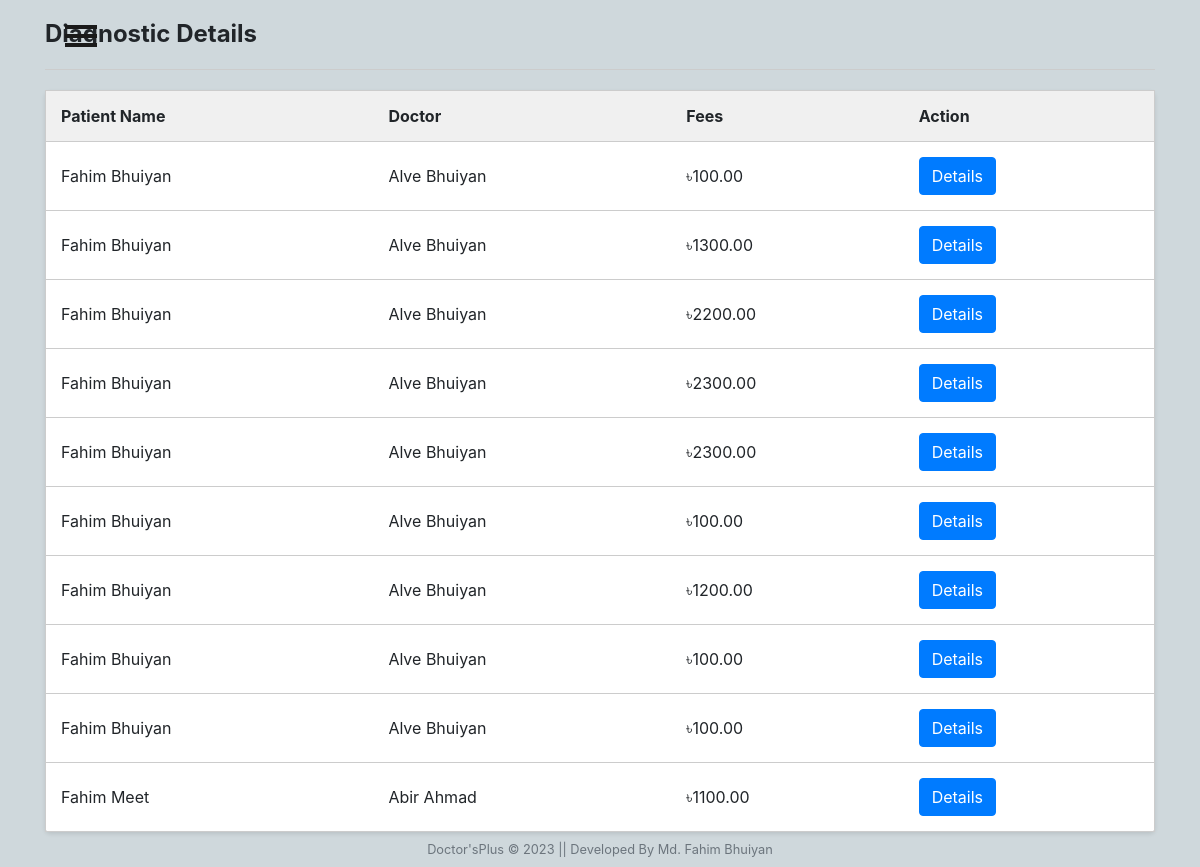
The app's page /patient/diagnostic_details/ (signed in) with its own data.
### patient/models.py (models this page shows, shortened)
class DiagnosticOrder(models.Model):
    GENDER_CHOICES = (
        ('Male', 'Male'),
        ('Female', 'Female'),
        ('Other', 'Other'),
    )
    patient = models.ForeignKey(User, on_delete=models.CASCADE)
    patient_name = models.CharField(max_length=20, null=True)
    patient_age = models.IntegerField(null=True)
    patient_mobile = models.CharField(max_length=20, null=True)
    patient_email = models.EmailField(null=True)
    patient_gender = models.CharField(max_length=6, choices=GENDER_CHOICES, null=True)
    doctor = models.ForeignKey(Doctor, on_delete=models.CASCADE)
    Address = models.CharField(max_length=250)
    additional_tests = models.ManyToManyField(Diagnostic, related_name='additional_orders')
    payment_amount = models.DecimalField(max_digits=8, decimal_places=2)
    payment_status = models.BooleanField(default=True)

### doctor/models.py (models this page shows, shortened)
class Doctor(models.Model):
    user = models.OneToOneField(User, on_delete=models.CASCADE)
    bmdc = models.CharField(max_length=10, null=False, unique=True, default='')
    address = models.CharField(max_length=40, default='')
    mobile = models.CharField(
        max_length=20, null=False, unique=True, default='')
    date_of_birth = models.DateField(null=True, blank=True)
    specialist = models.CharField(max_length=40, default='')
    experience = models.CharField(max_length=2, default='')
    hospital = models.CharField(max_length=40, null=True, blank=True)
    consultation_fee = models.CharField(max_length=40, default='')
    bio = models.CharField(max_length=200, default='')
    gender_choices = (
        ('Male', 'Male'),
        ('Female', 'Female'),
        ('Other', 'Other'),
    )
    gender = models.CharField(
        max_length=6, choices=gender_choices, null=True, blank=True)
    def __str__(self):
        return self.user.first_name + " "+self.user.last_name

### patient/views.py (the view)
# urls.py: path('diagnostic_details/', views.diagnostic_details, name='diagnostic_details'),
def diagnostic_details(request):
    orders = DiagnosticOrder.objects.filter(patient=request.user)
    return render(request, 'diagnostics/diagnostic_details.html', {'orders': orders})

### Templates/diagnostics/diagnostic_details.html (shortened to what this page needs)
{% load static %}
<html lang="en">
<head>
</head>
<body>
  {% include "patient/sidenav_bar.html" %}
    <div class="container">
        <h2 class="section-title">Diagnostic Details</h2>
        <div class="divider"></div>
        <table class="appointment-table">
            <tr>
                <th>Patient Name</th>
                <th>Doctor</th>
                <th>Fees</th>
                <th>Action</th>
            </tr>
            {% for order in orders%}
            <tr>
                <td>{{ order.patient_name }}</td>
                <td>{{ order.doctor }}</td>
                <td> ৳{{ order.payment_amount }}</td>
                <td><a href="{% url 'details' order.pk %}" class="btn btn-primary">Details</a></td>
            </tr>
            {% empty %}
            <tr>
                <td colspan="5" class="no-appointments">No appointments available.</td>
            </tr>
            {% endfor %}
        </table>
    </div>
    {% include "Home/footer.html" %}
</body>
</html>

### static/CSS/patientnav.css (style rules this page uses)
body { position: relative; overflow-x: hidden; background-color: #cfd8dc; }
body, html { height: 100%; }

### Templates/diagnostics/diagnostic_details.html (style rules this page uses)
body { font-family: Arial, sans-serif; margin: 0; padding: 20px; background-color: #f7f7f7; }
.container { max-width: 600px; margin: 0 auto; }
.appointment-table { width: 100%; border-collapse: collapse; background-color: #fff; border: 1px solid #ccc; border-radius: 5px; box-shadow: 0 2px 4px rgba(0, 0, 0, 0.1); }
.appointment-table th, .appointment-table td { padding: 15px; text-align: left; border-bottom: 1px solid #ccc; }
.appointment-table th { background-color: #f0f0f0; }
.appointment-table tr:last-child td { border-bottom: none; }
.section-title { font-size: 24px; font-weight: bold; margin-bottom: 10px; }
.divider { border-top: 1px solid #ccc; margin: 20px 0; }

### records on screen
DiagnosticOrder: patient_name "Fahim Bhuiyan", doctor "Alve Bhuiyan", payment_amount "100.00"
DiagnosticOrder: patient_name "Fahim Bhuiyan", doctor "Alve Bhuiyan", payment_amount "1300.00"
DiagnosticOrder: patient_name "Fahim Bhuiyan", doctor "Alve Bhuiyan", payment_amount "2200.00"
DiagnosticOrder: patient_name "Fahim Bhuiyan", doctor "Alve Bhuiyan", payment_amount "2300.00"
DiagnosticOrder: patient_name "Fahim Bhuiyan", doctor "Alve Bhuiyan", payment_amount "2300.00"
DiagnosticOrder: patient_name "Fahim Bhuiyan", doctor "Alve Bhuiyan", payment_amount "100.00"
DiagnosticOrder: patient_name "Fahim Bhuiyan", doctor "Alve Bhuiyan", payment_amount "1200.00"
DiagnosticOrder: patient_name "Fahim Bhuiyan", doctor "Alve Bhuiyan", payment_amount "100.00"
DiagnosticOrder: patient_name "Fahim Bhuiyan", doctor "Alve Bhuiyan", payment_amount "100.00"
DiagnosticOrder: patient_name "Fahim Meet", doctor "Abir Ahmad", payment_amount "1100.00"
